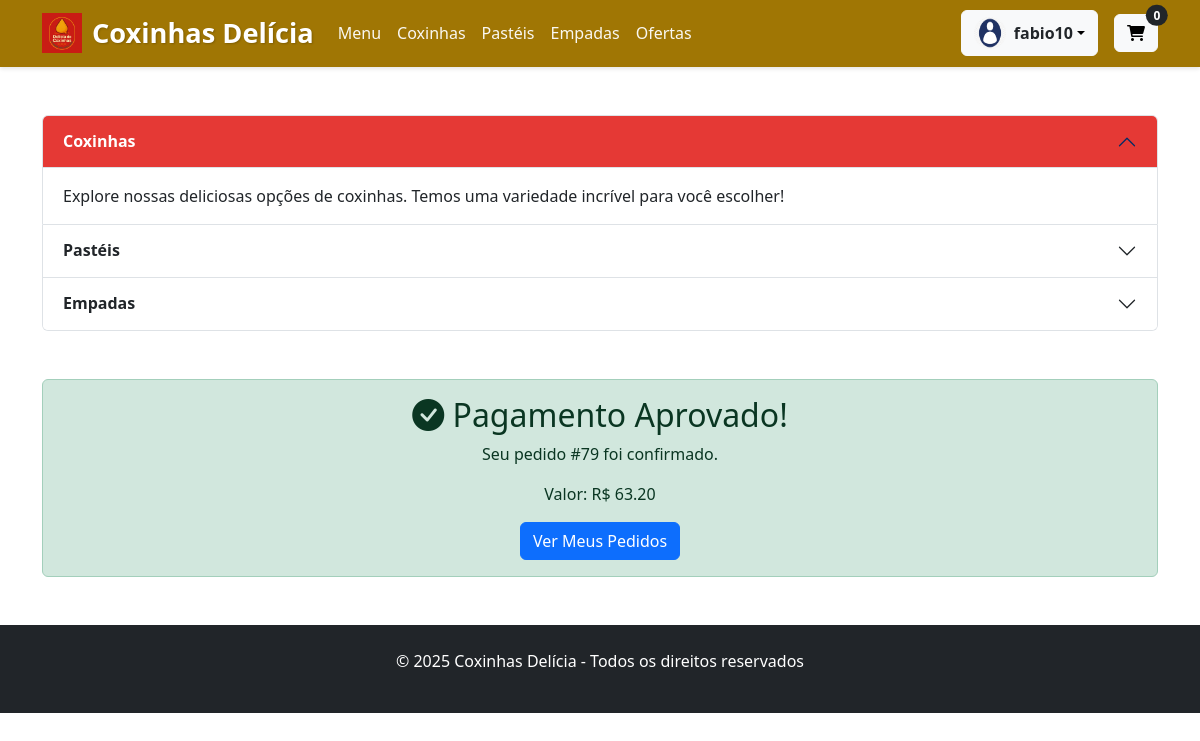
/pagamento/aprovado/79/ (signed in), run on the app's committed database.
### cardapio/models.py (models this page shows, shortened)
class Usuario(AbstractUser):
    endereco = models.TextField(blank=True)
    telefone = models.CharField(max_length=15, default='')
    cep = models.CharField(max_length=9, verbose_name='CEP', default='00000-000')
    cidade = models.CharField(max_length=100, default='Não informado')
    rua = models.CharField(max_length=200, default='Não informado')
    numero = models.CharField(max_length=10, default='S/N')
    complemento = models.CharField(max_length=100, blank=True)
    class Meta:
        verbose_name = 'Cliente'
        verbose_name_plural = 'Clientes'

class Pedido(models.Model):
    METODO_PAGAMENTO = [
        ('pix', 'PIX'),
        ('cartao', 'Cartão de Crédito'),
        ('mercado_pago', 'Mercado Pago')
    ]
    STATUS_CHOICES = [
        ('pending', 'Pendente'),
        ('approved', 'Aprovado'),
        ('rejected', 'Rejeitado'),
        ('refunded', 'Reembolsado'),
        ('processing', 'Processando')
    ]
    usuario = models.ForeignKey(settings.AUTH_USER_MODEL, on_delete=models.CASCADE)
    data_pedido = models.DateTimeField(default=timezone.now)
    total = models.DecimalField(max_digits=10, decimal_places=2)
    status = models.CharField(max_length=20, choices=STATUS_CHOICES, default='pending')
    codigo_transacao = models.CharField(max_length=100, unique=True, blank=True, null=True)
    codigo_pix = models.CharField(max_length=100, blank=True, null=True)
    class Meta:
        verbose_name = 'Pedido'
        ordering = ['-data_pedido']

### cardapio/views.py (the view)
# urls.py: path('pagamento/aprovado/<int:pedido_id>/', views.pagamento_aprovado, name='pagamento_aprovado'),
@login_required
def pagamento_aprovado(request, pedido_id):
    pedido = get_object_or_404(Pedido, id=pedido_id, usuario=request.user)
    return render(request, 'cardapio/pagamento_aprovado.html', {'pedido': pedido})

### cardapio/templates/cardapio/pagamento_aprovado.html
{% extends 'cardapio/base.html' %}
{% block content %}
<div class="container my-5 text-center">
    <div class="alert alert-success">
        <h2><i class="bi bi-check-circle-fill"></i> Pagamento Aprovado!</h2>
        <p>Seu pedido #{{ pedido.id }} foi confirmado.</p>
        <p>Valor: R$ {{ pedido.total|floatformat:2 }}</p>
        <a href="{% url 'meus_pedidos' %}" class="btn btn-primary">
            Ver Meus Pedidos
        </a>
    </div>
</div>
{% endblock %}

### cardapio/templates/cardapio/base.html (shortened to what this page needs)
<!DOCTYPE html>
{% load static %}
<html lang="pt-br">
<head>
    <link href="https://cdn.jsdelivr.net/npm/bootstrap@5.3.0/dist/css/bootstrap.min.css" rel="stylesheet">
    <link rel="stylesheet" href="https://cdnjs.cloudflare.com/ajax/libs/font-awesome/6.0.0/css/all.min.css">
    <link rel="stylesheet" href="https://cdn.jsdelivr.net/npm/bootstrap-icons@1.8.0/font/bootstrap-icons.css">
</head>
<body>
    <nav class="navbar navbar-expand-lg navbar-dark">
        <div class="container">
            <a class="navbar-brand" href="{% url 'menu' %}">
                <img src="{% static 'images/logo.png' %}" alt="Logo Coxinhas Delícia" class="logo">
                Coxinhas Delícia
            </a>
            <div class="collapse navbar-collapse" id="navbarNav">
                <ul class="navbar-nav me-auto">
                    <li class="nav-item">
                        <a class="nav-link" href="{% url 'menu' %}">Menu</a>
                    </li>
                    <li class="nav-item">
                        <a class="nav-link" href="{% url 'menu' %}?categoria=Coxinha">Coxinhas</a>
                    </li>
                    <li class="nav-item">
                        <a class="nav-link" href="{% url 'menu' %}?categoria=Pastel">Pastéis</a>
                    </li>
                    <li class="nav-item">
                        <a class="nav-link" href="{% url 'menu' %}?categoria=Empada">Empadas</a>
                    </li>
                    <li class="nav-item">
                        <a class="nav-link" href="{% url 'menu' %}?categoria=Oferta">Ofertas</a>
                    </li>
                </ul>
                <div class="d-flex align-items-center">
                    {% if user.is_authenticated %}
                    <div class="dropdown user-dropdown">
                        <button class="btn btn-light dropdown-toggle d-flex align-items-center" type="button" id="userDropdown" data-bs-toggle="dropdown" aria-expanded="false">
                            <img src="{% static 'images/avata.png' %}" alt="Avatar" class="user-avatar">
                            <span class="fw-semibold text-dark">{{ user.get_full_name|default:user.username }}</span>
                        </button>
                    </div>
                    {% endif %}
                    <a href="{% url 'ver_carrinho' %}" class="btn btn-light position-relative ms-3">
                        <i class="fas fa-shopping-cart"></i>
                        <span class="position-absolute top-0 start-100 translate-middle badge rounded-pill bg-dark">
                            {{ request.session.carrinho_count|default:0 }}
                        </span>
                    </a>
                </div>
            </div>
        </div>
    </nav>
    <div class="container mt-5">
        <div class="accordion" id="accordionExample">
            <div class="accordion-item">
                <h2 class="accordion-header" id="headingOne">
                    <button class="accordion-button" type="button" data-bs-toggle="collapse" data-bs-target="#collapseOne" aria-expanded="true" aria-controls="collapseOne">
                        Coxinhas
                    </button>
                </h2>
                <div id="collapseOne" class="accordion-collapse collapse show" aria-labelledby="headingOne" data-bs-parent="#accordionExample">
                    <div class="accordion-body">
                        Explore nossas deliciosas opções de coxinhas. Temos uma variedade incrível para você escolher!
                    </div>
                </div>
            </div>
            <div class="accordion-item">
                <h2 class="accordion-header" id="headingTwo">
                    <button class="accordion-button collapsed" type="button" data-bs-toggle="collapse" data-bs-target="#collapseTwo" aria-expanded="false" aria-controls="collapseTwo">
                        Pastéis
                    </button>
                </h2>
            </div>
            <div class="accordion-item">
                <h2 class="accordion-header" id="headingThree">
                    <button class="accordion-button collapsed" type="button" data-bs-toggle="collapse" data-bs-target="#collapseThree" aria-expanded="false" aria-controls="collapseThree">
                        Empadas
                    </button>
                </h2>
            </div>
        </div>
    </div>
    {% block content %}{% endblock %}
    <footer class="bg-dark text-white py-4 mt-5">
        <div class="container text-center">
            <p>&copy; {% now "Y" %} Coxinhas Delícia - Todos os direitos reservados</p>
        </div>
    </footer>
</body>
</html>

### cardapio/templates/cardapio/base.html (style rules this page uses)
.navbar { background-color: #a07604; box-shadow: 0 2px 4px rgba(0,0,0,0.1); }
.navbar-brand { font-weight: bold; font-size: 1.7rem; display: flex; align-items: center; color: #ffffff !important; text-shadow: 1px 1px 2px rgba(0,0,0,0.2); }
.logo { height: 40px; margin-right: 10px; }
.user-dropdown { margin-left: 15px; }
.user-avatar { width: 32px; height: 32px; border-radius: 50%; margin-right: 8px; }
.nav-link { color: #ffffff !important; font-weight: 500; transition: all 0.3s ease; opacity: 0.95; }
.accordion-button:not(.collapsed) { background-color: #e53935; color: white; }
.accordion-button { font-weight: bold; }

### data on the page
Usuario: get_full_name "fabio10"
Pedido: id "79", total "63.20"

### other printed values
{{ request.session.carrinho_count|default:0 }} "0"
